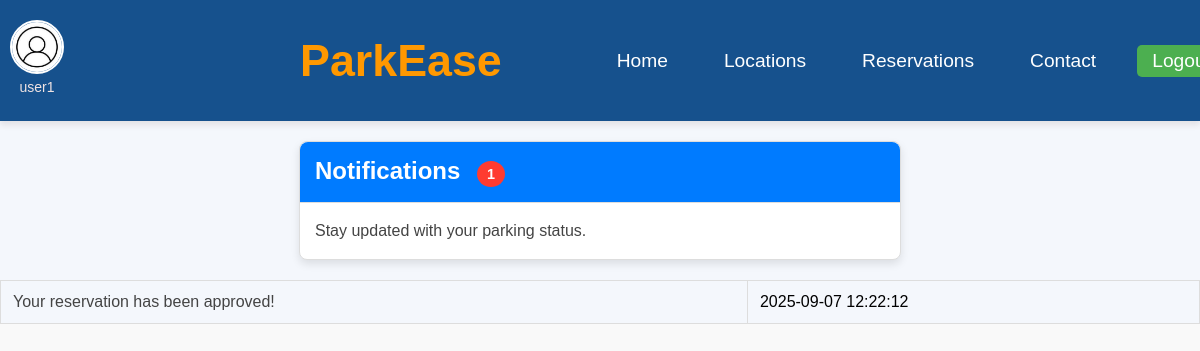
The app's page /user/notifications.php (signed in) with its own data.
### tables this page shows
CREATE TABLE Notifications (
    notification_id INT AUTO_INCREMENT PRIMARY KEY,
    user_id INT NOT NULL,
    reservation_id INT NOT NULL,
    message TEXT NOT NULL,
    read_status BOOLEAN DEFAULT FALSE,
    sent_at TIMESTAMP DEFAULT CURRENT_TIMESTAMP,
    FOREIGN KEY (user_id) REFERENCES Users(user_id) ON DELETE CASCADE,
    FOREIGN KEY (reservation_id) REFERENCES Reservations(reservation_id) ON DELETE CASCADE
);

### user/notifications.php (the view, shortened to what this page needs)
<?php
include('../includes/header.php');
?>
<?php
$user_id = $_SESSION['user_id'];
$sql = "SELECT COUNT(*) AS unread_notifications
        FROM Notifications
        WHERE user_id = ? AND read_status = 0";
$stmt = $connect->prepare($sql);
$stmt->bind_param('i', $user_id);
$stmt->execute();
$result = $stmt->get_result();
$row = $result->fetch_assoc();
$unread_notifications = $row['unread_notifications'];
?>
<?php
$sql = "SELECT * FROM Notifications WHERE user_id = ? ORDER BY sent_at DESC";
$stmt = $connect->prepare($sql);
$stmt->bind_param('i', $user_id);
$stmt->execute();
$result = $stmt->get_result();
?>
<a href="notifications.php" class="notification-card">
    <div class="notification-card-header">
        <div class="notification-card-title" data-count="<?php echo $unread_notifications; ?>">
            Notifications
        </div>
    </div>
    <div class="notification-card-body">
        <p>Stay updated with your parking status.</p>
    </div>
</a>
<?php while ($row = $result->fetch_assoc()) : ?>
  <div class="notification">
    <table>
      <tr>
        <td><p><?php echo htmlspecialchars($row['message']); ?></p></td>
        <td><span><?php echo date('Y-m-d H:i:s', strtotime($row['sent_at'])); ?></span></td>
      </tr>
    </table>
  </div>
<?php endwhile; ?>

### css/style.css (style rules this page uses)
body, html { margin: 0; padding: 0; font-family: Arial, sans-serif; background-color: #f9f9f9; }
.notification-card { display: block; width: 100%; max-width: 600px; margin: 20px auto; border: 1px solid #ddd; border-radius: 8px; box-shadow: 0 4px 8px rgba(0, 0, 0, 0.1); text-decoration: none; color: #333; background-color: #fff; transition: box-shadow 0.3s ease; }
.notification-card-header { padding: 15px; border-bottom: 1px solid #ddd; background-color: #007BFF; color: #fff; border-top-left-radius: 8px; border-top-right-radius: 8px; }
.notification-card-title { font-size: 1.5rem; font-weight: bold; }
.notification-card-body { padding: 15px; font-size: 1rem; line-height: 1.6; }
.notification-card-title::after { content: attr(data-count); display: inline-block; margin-left: 10px; background-color: #FF3B30; color: #fff; font-size: 0.9rem; font-weight: bold; border-radius: 50%; padding: 5px 10px; text-align: center; }
body { font-family: Arial, sans-serif; background-color: #f4f7fc; margin: 0; padding: 0; }
table { width: 100%; border-collapse: collapse; margin-top: 20px; }
table th, table td { padding: 12px; text-align: left; border: 1px solid #ddd; }
p { margin: 0; color: #444; }

### records on screen
notifications: message "Your reservation has been approved!", sent_at "2025-09-07 12:22:12"

### other values on screen
$userName "user1"
